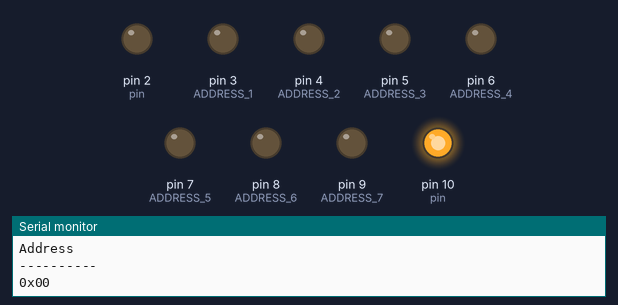
This sketch was run on a simulated Arduino Uno, built with avr-gcc and run on an emulated ATmega328P. Parts: output pins drawn as LEDs (lit = HIGH), the last lines printed to the serial monitor. Pins used as bus, display or sensor lines are not drawn.

Above: at 0.1 s.
At 0.6 s:
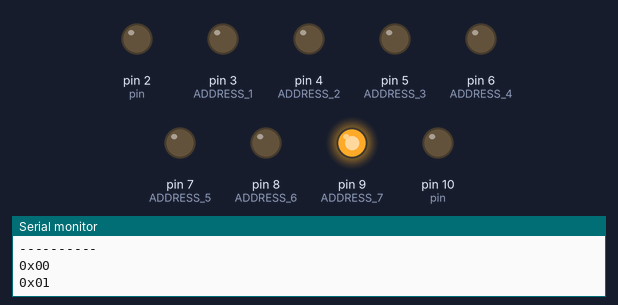
At 1.1 s:
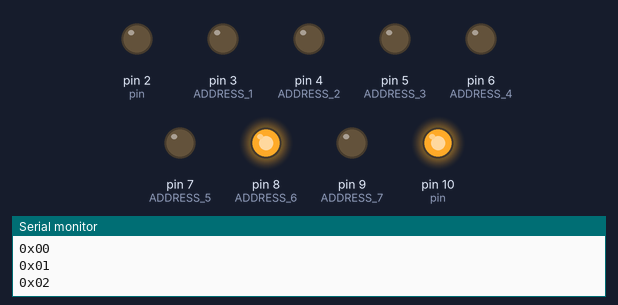
At 1.6 s:
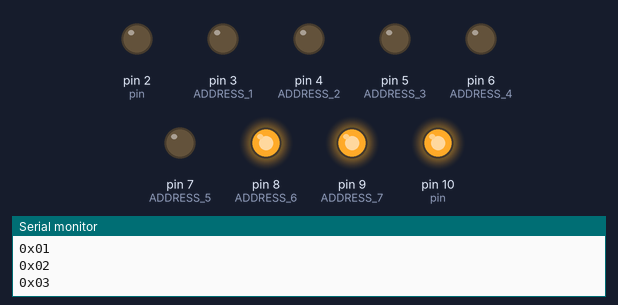
At 3.1 s:
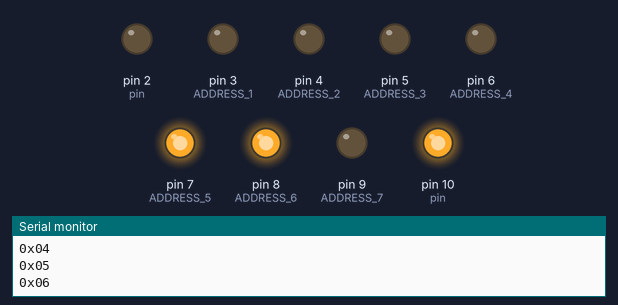
At 5.7 s:
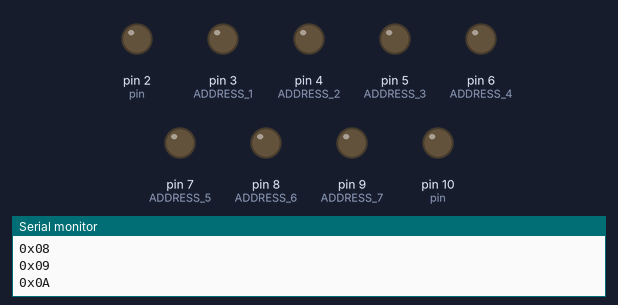
Timing chart, 0 to 7.2 s (numbered marks = the images above):
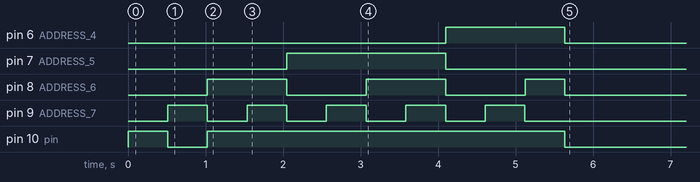

The sketch:

Programmer.ino
```cpp
//
//  EEPROM_programmer.ino
//  EEPROM Programmer
//
//  Created by Lazar Djurovic on 3/12/17.

/*

Mode  CE  OE  WE  I/O
Read  VIL VIL VIH DOUT
Write VIL VIH VIL DIN

 */

#include <StackArray.h>
#include <stdio.h>

#define WE 0
#define OE 1

StackArray<int> s;


void toBinary(int num){


    int rem;
    int brojac=0;

    while (num != 0)
    {
        rem = num % 2;
        num /= 2;
        s.push(rem);
        brojac++;
    }

    for(int i = 1 ; i<= 8-brojac;i++){
        s.push(0);
    }
}

void writeByte(int data){

    int pin,a;

    toBinary(data);
    pin = 10;

    while(!s.isEmpty())
    {
        int a = s.pop();
        if(pin<=13)
        {
            if(a==1)
            {
                digitalWrite(pin,HIGH);
            }
        }
        else
        {

            if(pin == 14)
            {
                if(a==1)
                {
                    analogWrite(A0,255);
                }
                else
                {
                    analogWrite(A0,0);
                }
            }
            else if(pin == 15)
            {
                if(a==1)
                {
                    analogWrite(A1,255);
                }
                else
                {
                    analogWrite(A1,0);
                }

            }
            else if(pin == 16)
            {
                if(a==1)
                {
                    analogWrite(A2,255);
                }
                else
                {
                    analogWrite(A2,0);
                }
            }
            else if(pin == 17)
            {
                if(a==1)
                {
                    analogWrite(A3,255);
                }
                else
                {
                    analogWrite(A3,0);
                }

            }

        }
        pin++;
    }
    pin=10;

    digitalWrite(OE,HIGH);
    digitalWrite(WE,LOW);
    delay(10);
    digitalWrite(OE,LOW);
    digitalWrite(WE,HIGH);


}


/* DATA THAT WE WILL WRITE TO EEPROM */
byte data[] = {0xFF,0x27,0xE1,0xAA,0xD5,0xCC,0xFF,0xFF,0xFF,0xFF,0xFF};

void setup() {

  Serial.begin(9600);
  pinMode(WE,OUTPUT);
  pinMode(OE,OUTPUT);

  pinMode(2,OUTPUT); // ADDRESS 0
  pinMode(3,OUTPUT); // ADDRESS 1
  pinMode(4,OUTPUT); // ADDRESS 2
  pinMode(5,OUTPUT); // ADDRESS 3
  pinMode(6,OUTPUT); // ADDRESS 4
  pinMode(7,OUTPUT); // ADDRESS 5
  pinMode(8,OUTPUT); // ADDRESS 6
  pinMode(9,OUTPUT); // ADDRESS 7


  pinMode(10,OUTPUT); // DATA 0
  pinMode(11,OUTPUT); // DATA 1
  pinMode(12,OUTPUT); // DATA 2
  pinMode(13,OUTPUT); // DATA 3
  pinMode(A0,OUTPUT); // DATA 4
  pinMode(A1,OUTPUT); // DATA 5
  pinMode(A2,OUTPUT); // DATA 6
  pinMode(A3,OUTPUT); // DATA 7

  Serial.print("Bytes to write : ");
  Serial.println(sizeof(data)/sizeof(int));
  Serial.println();
  Serial.println("Address");
  Serial.println("----------");

  int pin = 2;
  int tmp;

  for(byte j = 0;j<(sizeof(data)/sizeof(byte));j++){

   toBinary(j);

  Serial.print("0x");
  if(j<16){
    Serial.print("0");
  }
  Serial.print(j,HEX);

   while(!s.isEmpty()){

      tmp = s.pop();
      if(tmp == 1){
      digitalWrite(pin,HIGH);
      delay(1);
      }
      pin++;
   }
   writeByte(data[j]);
   delay(500);

   for(int i = 2;i<=9;i++){
      digitalWrite(i,0);
   }
   for(int i = 10;i<=13;i++){
      digitalWrite(i,LOW);
   }
   analogWrite(A0,0);
   analogWrite(A1,0);
   analogWrite(A2,0);
   analogWrite(A3,0);

   pin = 2;
   Serial.println();

  }

}


void loop() {


}
```
